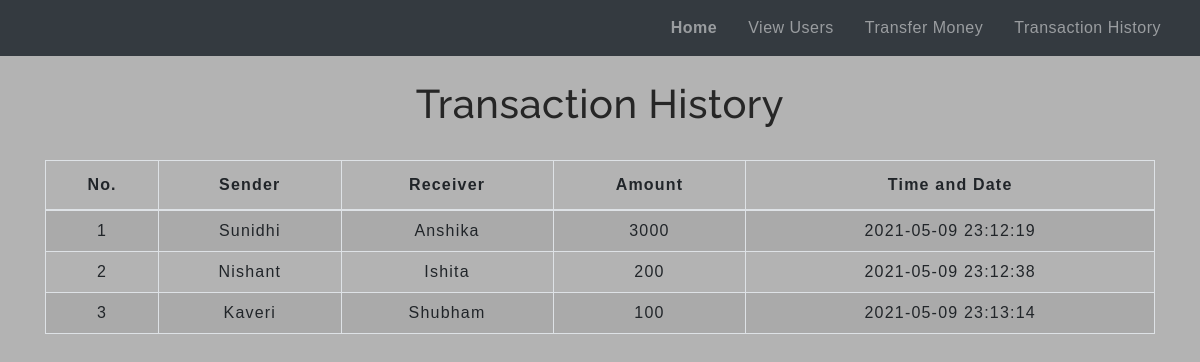
The page /transactionhistory.php on the database its author committed.
### tables this page shows
CREATE TABLE `transaction` (
  `sno` int(3) NOT NULL,
  `sender` text NOT NULL,
  `receiver` text NOT NULL,
  `balance` int(8) NOT NULL,
  `datetime` datetime NOT NULL DEFAULT current_timestamp()
);

### transactionhistory.php (the view, shortened to what this page needs)
<!DOCTYPE html>
<html lang="en">
<head>
    <link rel="stylesheet" href="https://stackpath.bootstrapcdn.com/bootstrap/4.5.2/css/bootstrap.min.css"
>
    <link rel="stylesheet" type="text/css" href="css/table.css">
    <link rel="stylesheet" type="text/css" href="css/navbar.css">
</head>
<body style="background-color:	#b3b3b3;">
    <?php
  include 'navbar.php';
?>
    <div class="container">
        <h2 class="text-center pt-4" style="color:#262626">Transaction History</h2>
        <br>
        <div class="table-responsive-sm">
            <table class="table table-hover table-striped table-condensed table-bordered">
                <thead>
                    <tr>
                        <th class="text-center">No.</th>
                        <th class="text-center">Sender</th>
                        <th class="text-center">Receiver</th>
                        <th class="text-center">Amount</th>
                        <th class="text-center">Time and Date</th>
                    </tr>
                </thead>
                <tbody>
                    <?php
            include 'config.php';
            $sql ="select * from transaction";
            $query =mysqli_query($conn, $sql);
            while($rows = mysqli_fetch_assoc($query))
            {
        ?>
                    <tr>
                        <td class="py-2"><?php echo $rows['sno']; ?></td>
                        <td class="py-2"><?php echo $rows['sender']; ?></td>
                        <td class="py-2"><?php echo $rows['receiver']; ?></td>
                        <td class="py-2"><?php echo $rows['balance']; ?> </td>
                        <td class="py-2"><?php echo $rows['datetime']; ?> </td>
                        <?php
            }
        ?>
                </tbody>
            </table>
        </div>
    </div>
</body>
</html>

### css/table.css (style rules this page uses)
* { padding: 0; margin: 0; box-sizing: border-box; font-family: sans-serif; }
h2 { font-size: 40px; }
table { letter-spacing: 1.2px; }
td { text-align: center; }

### css/navbar.css (style rules this page uses)
h2 { color:#00001a; letter-spacing: 0.5px; font-family: raleway; }

### rows shown on the page
transaction: sno "1", sender "Sunidhi", receiver "Anshika", balance "3000", datetime "2021-05-09 23:12:19"
transaction: sno "2", sender "Nishant", receiver "Ishita", balance "200", datetime "2021-05-09 23:12:38"
transaction: sno "3", sender "Kaveri", receiver "Shubham", balance "100", datetime "2021-05-09 23:13:14"
